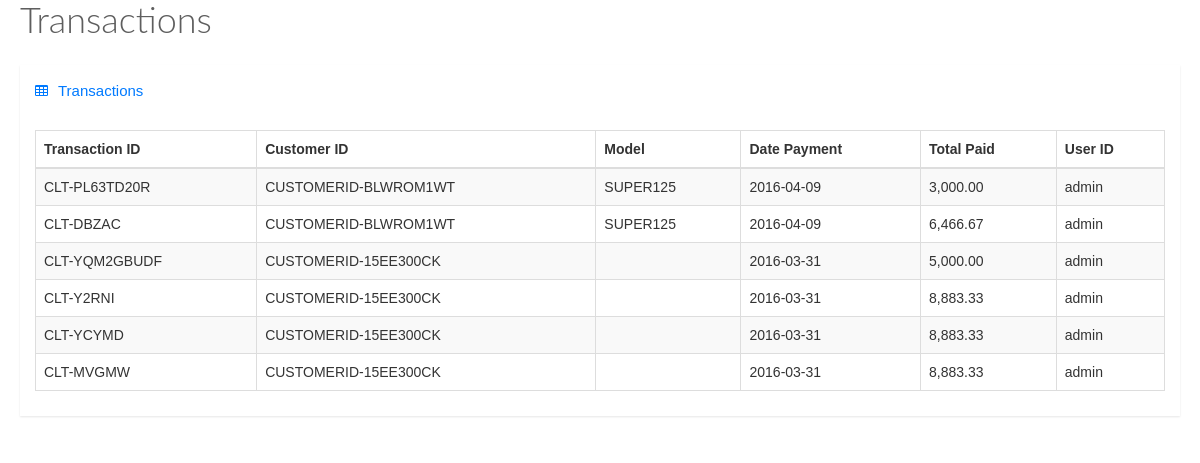
Screenshot of /transactions.php with the database file from the repository.
### tables this page shows
CREATE TABLE `transaction` (
  `id` int(11) NOT NULL,
  `trans_id` varchar(100) NOT NULL,
  `customerid` varchar(100) NOT NULL,
  `model_id` varchar(100) NOT NULL,
  `datepayment` date NOT NULL,
  `total_paid` decimal(10,2) NOT NULL,
  `amount` decimal(10,2) NOT NULL,
  `rebate` double(10,2) NOT NULL,
  `deposit` decimal(10,2) NOT NULL,
  `penalty` decimal(10,2) NOT NULL,
  `user_id` varchar(100) NOT NULL,
  `branch` varchar(100) NOT NULL,
  `due_date` date NOT NULL,
  `months` int(11) NOT NULL
);

CREATE TABLE `models` (
  `id` int(11) NOT NULL,
  `category_name` varchar(100) NOT NULL,
  `model_name` varchar(100) NOT NULL,
  `price` decimal(10,2) NOT NULL,
  `downpayment` decimal(10,2) NOT NULL
);

### transactions.php (the view, shortened to what this page needs)
<link href="stylesheets/bootstrap.min.css" media="all" rel="stylesheet" type="text/css" />
    <link href="stylesheets/font-awesome.min.css" media="all" rel="stylesheet" type="text/css" />
    <link href="stylesheets/datatables.css" media="all" rel="stylesheet" type="text/css" />
    <link href="stylesheets/style.css" media="all" rel="stylesheet" type="text/css" />
    <div class="animated fadeInDown">
        <div class="page-title">
          <h1>
          </h1>
        </div>
        <div class="row">
          <div class="col-lg-12">
            <div class="widget-container fluid-height clearfix">
              <div class="heading">
                <i class="fa fa-table"></i>Transactions
              </div>
              <div class="widget-content padded clearfix">
                <table class="table table-bordered table-striped" id="dataTable1">
                  <thead>
                    <th>
                      Transaction ID
                    </th>
                    <th class="hidden-xs">
                      Customer ID
                    </th>
                    <th class="hidden-xs">
                      Model
                    </th>
                    <th class="hidden-xs">
                      Date Payment
                    </th>
                    <th class="hidden-xs">
                      Total Paid
                    </th>
                    <th>
                    User ID
                    </th>
                  </thead>
                  <tbody>
                     <?php
                        include 'db/connection.php';
                        $accounts = $dbConn->query("SELECT * FROM transaction");
                        while ($getaccounts = $accounts->fetch(PDO::FETCH_ASSOC))
                        {
                        ?>
                          <tr>
                                   <td><?php echo $getaccounts['trans_id'];?></td>
                                  <td><?php echo $getaccounts['customerid'];?></td>
                                  <td style="text-transform:uppercase;"><?php
                                  $getmodel = $dbConn->query("SELECT * FROM models where id = '".$getaccounts['model_id']."' ");
                                  $dismodel = $getmodel->fetch(PDO::FETCH_ASSOC);
                                  echo  $dismodel['model_name'];
                       ?></td>
                                  <td><?php echo $getaccounts['datepayment'];?></td>
                                  <td><?php echo number_format($getaccounts['total_paid'],2);?></td>
                                  <td><?php echo $getaccounts['user_id'];?></td>
                          </tr>
                        <?php
                        }
                        ?>
                  </tbody>
                </table>
              </div>
            </div>
          </div>
        </div>

### rows the page displays
transaction: trans "CLT-PL63TD20R", customerid "CUSTOMERID-BLWROM1WT", model.model_name "SUPER125", datepayment "2016-04-09", total_paid "3,000.00", user "admin"
transaction: trans "CLT-DBZAC", customerid "CUSTOMERID-BLWROM1WT", model.model_name "SUPER125", datepayment "2016-04-09", total_paid "6,466.67", user "admin"
transaction: trans "CLT-YQM2GBUDF", customerid "CUSTOMERID-15EE300CK", datepayment "2016-03-31", total_paid "5,000.00", user "admin"
transaction: trans "CLT-Y2RNI", customerid "CUSTOMERID-15EE300CK", datepayment "2016-03-31", total_paid "8,883.33", user "admin"
transaction: trans "CLT-YCYMD", customerid "CUSTOMERID-15EE300CK", datepayment "2016-03-31", total_paid "8,883.33", user "admin"
transaction: trans "CLT-MVGMW", customerid "CUSTOMERID-15EE300CK", datepayment "2016-03-31", total_paid "8,883.33", user "admin"
